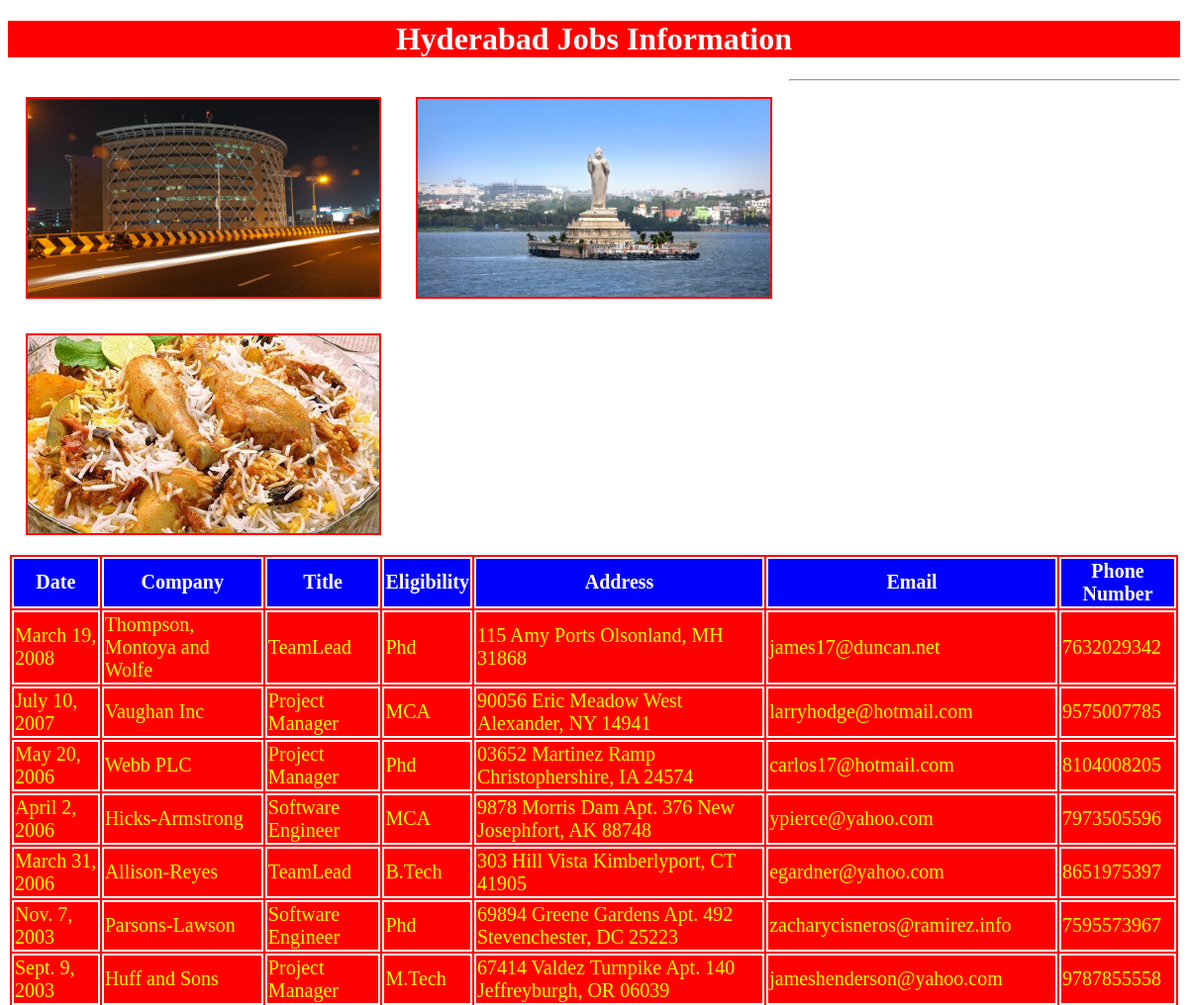
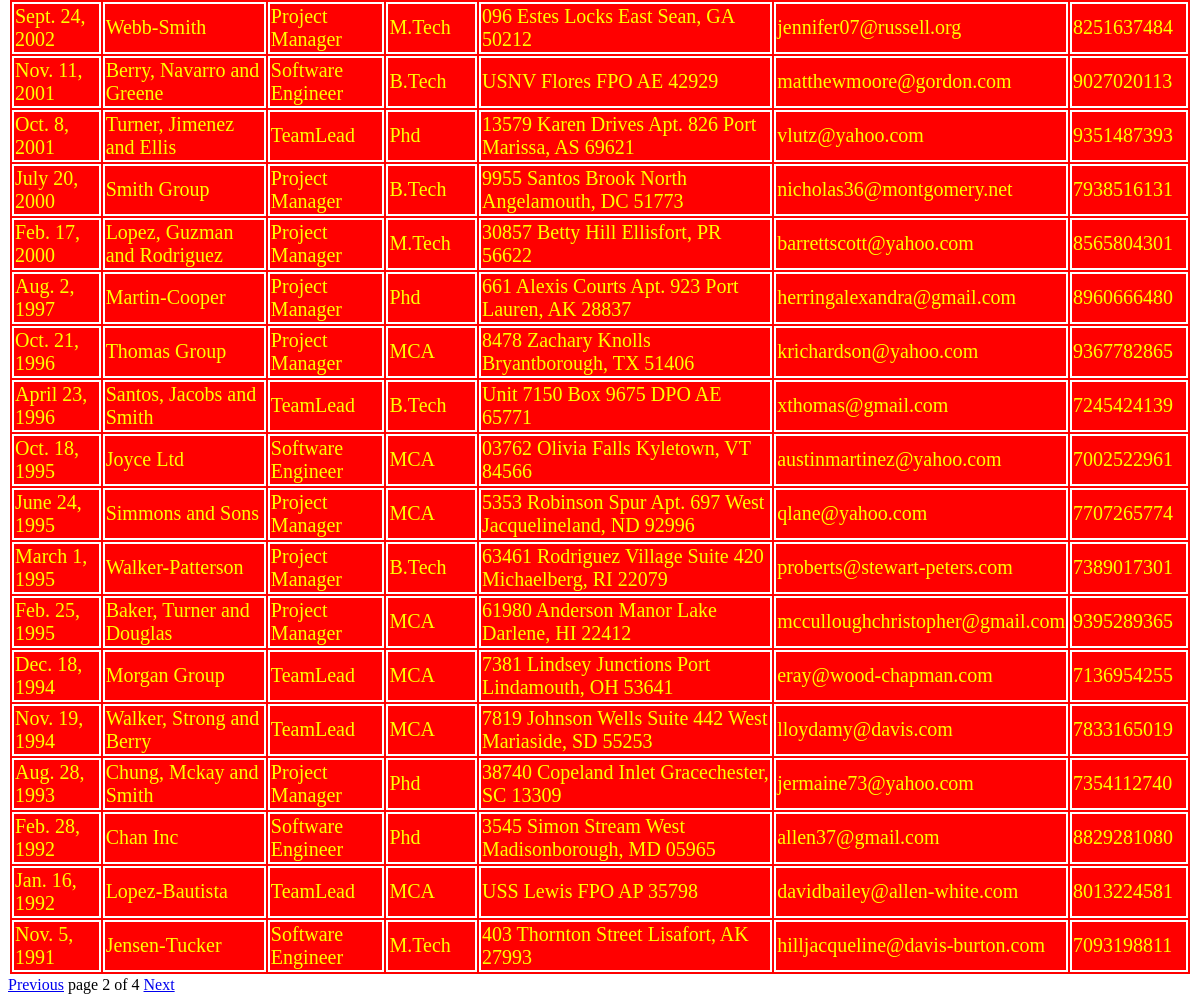
The app's page /hydjobs/?page=2 with its own data (2 pictures, top to bottom).
### testapp/models.py (models this page shows)
class hydjobs(models.Model):
    date=models.DateField();
    company=models.CharField(max_length=100);
    title=models.CharField(max_length=100);
    eligibility=models.CharField(max_length=100);
    address=models.CharField(max_length=100);
    email=models.EmailField();
    phonenumber=models.IntegerField()

### testapp/views.py (the view)
# urls.py: url(r'^hydjobs/', views.hydjobs1),
def hydjobs1(request):
    jobs_list=hydjobs.objects.order_by('-date')
    paginator=Paginator(jobs_list,25)
    page_number=request.GET.get('page')
    try:
        jobs_list=paginator.page(page_number)
    except PageNotAnInteger:
        jobs_list=paginator.page(1)
    except EmptyPage:
        jobs_list=paginator.page(paginator.num_pages)
    return render(request,'testapp/hydjobs.html',{'jobs_list':jobs_list})

### templates/testapp/hydjobs.html (shortened to what this page needs)
<!DOCTYPE html>
{%load staticfiles%}
<html lang="en" dir="ltr">
  <head>
    <link rel="stylesheet" href="{% static "css/demodjproject.css" %}">
  </head>
  <body>
    <h1>Hyderabad Jobs Information</h1>
      <img src="{%static "images/hyd2.jpg"%}" alt="">
      <img src="{%static "images/hyd1.jpg"%}" alt="">
      <img src="{%static "images/hyd3.jpg"%}" alt="">
      <hr>
      {% if jobs_list %}
      <table id='tab'>
        <thead>
          <th>Date</th>
          <th>Company</th>
          <th>Title</th>
          <th>Eligibility</th>
          <th>Address</th>
          <th>Email</th>
          <th>Phone Number</th>
        </thead>
        {%for job in jobs_list %}
        <tr>
          <td>{{job.date}}</td>
          <td>{{job.company}}</td>
          <td>{{job.title}}</td>
          <td>{{job.eligibility}}</td>
          <td>{{job.address}}</td>
          <td>{{job.email}}</td>
          <td>{{job.phonenumber}}</td>
        </tr>
        {% endfor %}
      </table>
      {%include 'testapp/pagination.html' with page=jobs_list%}
      {%else %}
      <p>No Jobs Found in Hyderabad</p>
    {% endif %}
  </body>
</html>

### static/css/demodjproject.css (style rules this page uses)
body { background: url(https://images.unsplash.com/photo-1512665591-75fa7ba868d7?ixlib=rb-0.3.5&ixid=eyJhcHBfaWQiOjEyMDd9&s=9fff1ea450ba4c7242b1bd207630469f&auto=format&fit=crop&w=667&q=80) }
img { height: 200px; width:30%; float:left; margin:1.5%; border:2px solid red; }
h1 { color:white; text-align: center; background:red; }
table,thead,th,tr,td { color:yellow; border:2px solid white; font-size: 20px; margin:auto; background:red; }
thead,th { color:white; border:2px solid white; font-size: 20px; margin:auto; background:blue; }

### records on screen
hydjobs: date "March 19, 2008", company "Thompson, Montoya and Wolfe", title "TeamLead", eligibility "Phd", address "115 Amy Ports Olsonland, MH 31868", email "james17@duncan.net", phonenumber "7632029342"
hydjobs: date "July 10, 2007", company "Vaughan Inc", title "Project Manager", eligibility "MCA", address "90056 Eric Meadow West Alexander, NY 14941", email "larryhodge@hotmail.com", phonenumber "9575007785"
hydjobs: date "May 20, 2006", company "Webb PLC", title "Project Manager", eligibility "Phd", address "03652 Martinez Ramp Christophershire, IA 24574", email "carlos17@hotmail.com", phonenumber "8104008205"
hydjobs: date "April 2, 2006", company "Hicks-Armstrong", title "Software Engineer", eligibility "MCA", address "9878 Morris Dam Apt. 376 New Josephfort, AK 88748", email "ypierce@yahoo.com", phonenumber "7973505596"
hydjobs: date "March 31, 2006", company "Allison-Reyes", title "TeamLead", eligibility "B.Tech", address "303 Hill Vista Kimberlyport, CT 41905", email "egardner@yahoo.com", phonenumber "8651975397"
hydjobs: date "Nov. 7, 2003", company "Parsons-Lawson", title "Software Engineer", eligibility "Phd", address "69894 Greene Gardens Apt. 492 Stevenchester, DC 25223", email "zacharycisneros@ramirez.info", phonenumber "7595573967"
hydjobs: date "Sept. 9, 2003", company "Huff and Sons", title "Project Manager", eligibility "M.Tech", address "67414 Valdez Turnpike Apt. 140 Jeffreyburgh, OR 06039", email "jameshenderson@yahoo.com", phonenumber "9787855558"
hydjobs: date "Sept. 24, 2002", company "Webb-Smith", title "Project Manager", eligibility "M.Tech", address "096 Estes Locks East Sean, GA 50212", email "jennifer07@russell.org", phonenumber "8251637484"
hydjobs: date "Nov. 11, 2001", company "Berry, Navarro and Greene", title "Software Engineer", eligibility "B.Tech", address "USNV Flores FPO AE 42929", email "matthewmoore@gordon.com", phonenumber "9027020113"
hydjobs: date "Oct. 8, 2001", company "Turner, Jimenez and Ellis", title "TeamLead", eligibility "Phd", address "13579 Karen Drives Apt. 826 Port Marissa, AS 69621", email "vlutz@yahoo.com", phonenumber "9351487393"
hydjobs: date "July 20, 2000", company "Smith Group", title "Project Manager", eligibility "B.Tech", address "9955 Santos Brook North Angelamouth, DC 51773", email "nicholas36@montgomery.net", phonenumber "7938516131"
hydjobs: date "Feb. 17, 2000", company "Lopez, Guzman and Rodriguez", title "Project Manager", eligibility "M.Tech", address "30857 Betty Hill Ellisfort, PR 56622", email "barrettscott@yahoo.com", phonenumber "8565804301"
hydjobs: date "Aug. 2, 1997", company "Martin-Cooper", title "Project Manager", eligibility "Phd", address "661 Alexis Courts Apt. 923 Port Lauren, AK 28837", email "herringalexandra@gmail.com", phonenumber "8960666480"
hydjobs: date "Oct. 21, 1996", company "Thomas Group", title "Project Manager", eligibility "MCA", address "8478 Zachary Knolls Bryantborough, TX 51406", email "krichardson@yahoo.com", phonenumber "9367782865"
hydjobs: date "April 23, 1996", company "Santos, Jacobs and Smith", title "TeamLead", eligibility "B.Tech", address "Unit 7150 Box 9675 DPO AE 65771", email "xthomas@gmail.com", phonenumber "7245424139"
hydjobs: date "Oct. 18, 1995", company "Joyce Ltd", title "Software Engineer", eligibility "MCA", address "03762 Olivia Falls Kyletown, VT 84566", email "austinmartinez@yahoo.com", phonenumber "7002522961"
hydjobs: date "June 24, 1995", company "Simmons and Sons", title "Project Manager", eligibility "MCA", address "5353 Robinson Spur Apt. 697 West Jacquelineland, ND 92996", email "qlane@yahoo.com", phonenumber "7707265774"
hydjobs: date "March 1, 1995", company "Walker-Patterson", title "Project Manager", eligibility "B.Tech", address "63461 Rodriguez Village Suite 420 Michaelberg, RI 22079", email "proberts@stewart-peters.com", phonenumber "7389017301"
hydjobs: date "Feb. 25, 1995", company "Baker, Turner and Douglas", title "Project Manager", eligibility "MCA", address "61980 Anderson Manor Lake Darlene, HI 22412", email "mcculloughchristopher@gmail.com", phonenumber "9395289365"
hydjobs: date "Dec. 18, 1994", company "Morgan Group", title "TeamLead", eligibility "MCA", address "7381 Lindsey Junctions Port Lindamouth, OH 53641", email "eray@wood-chapman.com", phonenumber "7136954255"
hydjobs: date "Nov. 19, 1994", company "Walker, Strong and Berry", title "TeamLead", eligibility "MCA", address "7819 Johnson Wells Suite 442 West Mariaside, SD 55253", email "lloydamy@davis.com", phonenumber "7833165019"
hydjobs: date "Aug. 28, 1993", company "Chung, Mckay and Smith", title "Project Manager", eligibility "Phd", address "38740 Copeland Inlet Gracechester, SC 13309", email "jermaine73@yahoo.com", phonenumber "7354112740"
hydjobs: date "Feb. 28, 1992", company "Chan Inc", title "Software Engineer", eligibility "Phd", address "3545 Simon Stream West Madisonborough, MD 05965", email "allen37@gmail.com", phonenumber "8829281080"
hydjobs: date "Jan. 16, 1992", company "Lopez-Bautista", title "TeamLead", eligibility "MCA", address "USS Lewis FPO AP 35798", email "davidbailey@allen-white.com", phonenumber "8013224581"
hydjobs: date "Nov. 5, 1991", company "Jensen-Tucker", title "Software Engineer", eligibility "M.Tech", address "403 Thornton Street Lisafort, AK 27993", email "hilljacqueline@davis-burton.com", phonenumber "7093198811"

### other values on screen
{{ page.number }} "2"
{{ page.paginator.num_pages }} "4"
